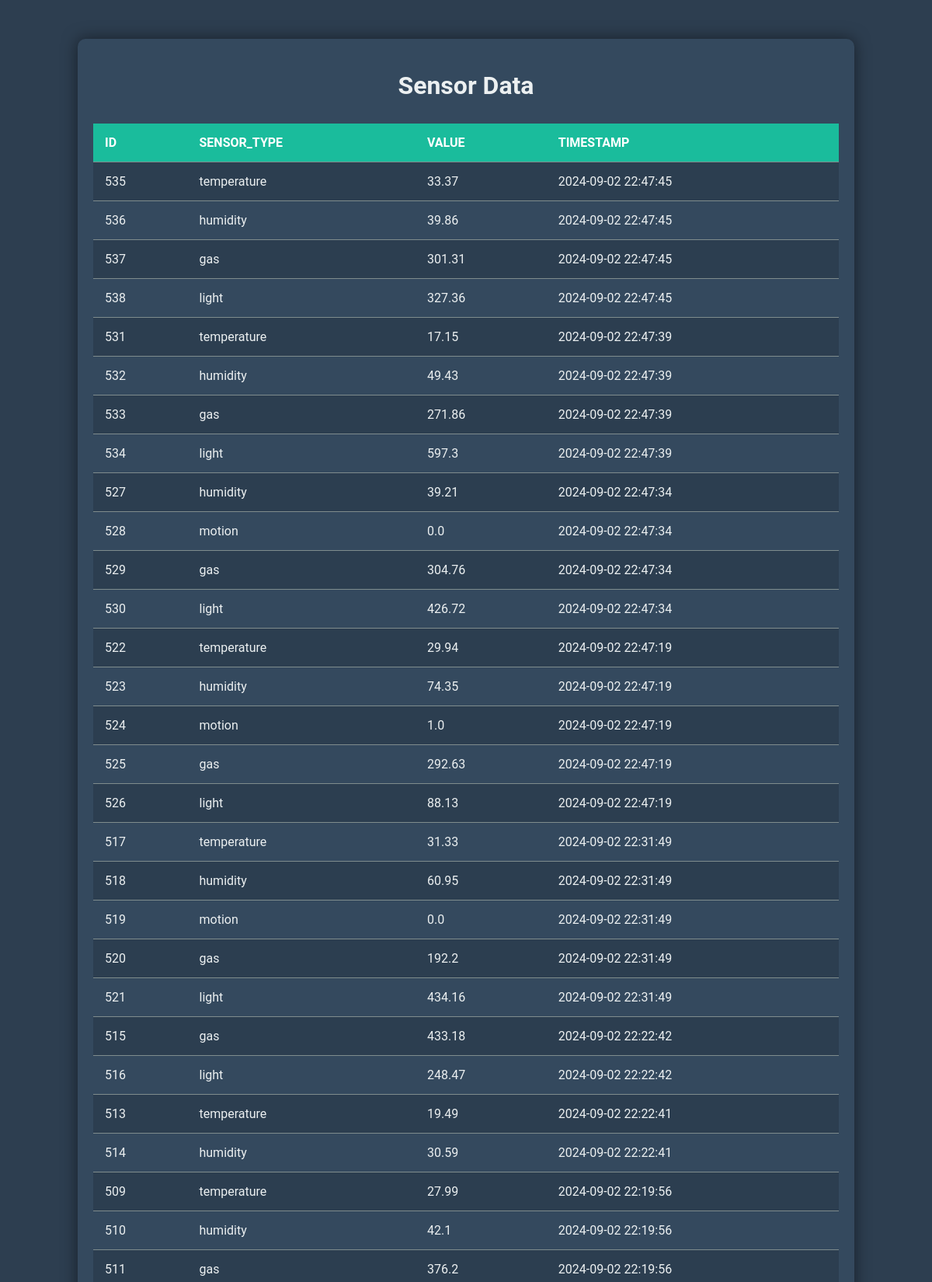
/sensor_data (upper part), run on the app's committed database.
### tables this page shows
CREATE TABLE sensor_data (
            id INTEGER PRIMARY KEY AUTOINCREMENT,
            sensor_type TEXT NOT NULL,
            value REAL NOT NULL,
            timestamp TEXT NOT NULL
        );

### app.py (the view)
@app.route('/sensor_data')
def sensor_data():
    data = SensorData.get_all()  # rbtem todos os dados dos sensores
    return render_template('data.html', data=data, title="Sensor Data")

### home_monitoring/database.py (called while the page is built)
def get_db_connection():
    conn = sqlite3.connect('home_monitoring.db')
    conn.row_factory = sqlite3.Row  # Permite acessar colunas por nome
    return conn

### home_monitoring/models.py (called while the page is built)
    @staticmethod
    def get_all():
        conn = get_db_connection()
        cursor = conn.cursor()
        cursor.execute('SELECT * FROM sensor_data ORDER BY timestamp DESC')  # Seleciona todos os dados de sensores
        data = cursor.fetchall()  # Recupera todos os registros
        conn.close()  # Fecha a conexao com o banco de dados
        return data  # Retorna os dados

### templates/data.html (shortened to what this page needs)
<!DOCTYPE html>
<html lang="en">
<head>
    <link rel="stylesheet" href="{{ url_for('static', filename='data_styles.css') }}">
</head>
<body>
    <div class="container">
        <h1>{{ title }}</h1>
        <div class="table-container">
            <table>
                <thead>
                    <tr>
                        {% for column in data[0].keys() %}
                        <th>{{ column }}</th>
                        {% endfor %}
                    </tr>
                </thead>
                <tbody id="data-table">
                    {% for row in data %}
                    <tr>
                        {% for value in row %}
                        <td>{{ value }}</td>
                        {% endfor %}
                    </tr>
                    {% endfor %}
                </tbody>
            </table>
        </div>
    </div>
</body>
</html>

### static/data_styles.css (style rules this page uses)
body { font-family: 'Roboto', sans-serif; background-color: #2d3e50; color: #ecf0f1; margin: 0; padding: 0; }
.container { width: 80%; margin: 50px auto; padding: 20px; background-color: #34495e; border-radius: 10px; box-shadow: 0 0 20px rgba(0, 0, 0, 0.5); }
h1 { text-align: center; margin-bottom: 30px; color: #ecf0f1; }
.table-container { overflow-x: auto; }
table { width: 100%; border-collapse: collapse; margin-bottom: 20px; }
th, td { padding: 15px; text-align: left; border-bottom: 1px solid #7f8c8d; }
th { background-color: #1abc9c; color: white; font-weight: bold; text-transform: uppercase; }
tr:nth-child(odd) td { background-color: #2c3e50; }
tr:nth-child(even) td { background-color: #34495e; }
td { color: #ecf0f1; transition: background-color 0.3s ease; }

### data on the page
sensor_data: id "535", sensor_type "temperature", value "33.37", timestamp "2024-09-02 22:47:45"
sensor_data: id "536", sensor_type "humidity", value "39.86", timestamp "2024-09-02 22:47:45"
sensor_data: id "537", sensor_type "gas", value "301.31", timestamp "2024-09-02 22:47:45"
sensor_data: id "538", sensor_type "light", value "327.36", timestamp "2024-09-02 22:47:45"
sensor_data: id "531", sensor_type "temperature", value "17.15", timestamp "2024-09-02 22:47:39"
sensor_data: id "532", sensor_type "humidity", value "49.43", timestamp "2024-09-02 22:47:39"
sensor_data: id "533", sensor_type "gas", value "271.86", timestamp "2024-09-02 22:47:39"
sensor_data: id "534", sensor_type "light", value "597.3", timestamp "2024-09-02 22:47:39"
sensor_data: id "527", sensor_type "humidity", value "39.21", timestamp "2024-09-02 22:47:34"
sensor_data: id "528", sensor_type "motion", value "0.0", timestamp "2024-09-02 22:47:34"
sensor_data: id "529", sensor_type "gas", value "304.76", timestamp "2024-09-02 22:47:34"
sensor_data: id "530", sensor_type "light", value "426.72", timestamp "2024-09-02 22:47:34"
sensor_data: id "522", sensor_type "temperature", value "29.94", timestamp "2024-09-02 22:47:19"
sensor_data: id "523", sensor_type "humidity", value "74.35", timestamp "2024-09-02 22:47:19"
sensor_data: id "524", sensor_type "motion", value "1.0", timestamp "2024-09-02 22:47:19"
sensor_data: id "525", sensor_type "gas", value "292.63", timestamp "2024-09-02 22:47:19"
sensor_data: id "526", sensor_type "light", value "88.13", timestamp "2024-09-02 22:47:19"
sensor_data: id "517", sensor_type "temperature", value "31.33", timestamp "2024-09-02 22:31:49"
sensor_data: id "518", sensor_type "humidity", value "60.95", timestamp "2024-09-02 22:31:49"
sensor_data: id "519", sensor_type "motion", value "0.0", timestamp "2024-09-02 22:31:49"
sensor_data: id "520", sensor_type "gas", value "192.2", timestamp "2024-09-02 22:31:49"
sensor_data: id "521", sensor_type "light", value "434.16", timestamp "2024-09-02 22:31:49"
sensor_data: id "515", sensor_type "gas", value "433.18", timestamp "2024-09-02 22:22:42"
sensor_data: id "516", sensor_type "light", value "248.47", timestamp "2024-09-02 22:22:42"
sensor_data: id "513", sensor_type "temperature", value "19.49", timestamp "2024-09-02 22:22:41"
sensor_data: id "514", sensor_type "humidity", value "30.59", timestamp "2024-09-02 22:22:41"
sensor_data: id "509", sensor_type "temperature", value "27.99", timestamp "2024-09-02 22:19:56"
sensor_data: id "510", sensor_type "humidity", value "42.1", timestamp "2024-09-02 22:19:56"
sensor_data: id "511", sensor_type "gas", value "376.2", timestamp "2024-09-02 22:19:56"

### other printed values
{{ title }} "Sensor Data"
{{ column }} "ID" "SENSOR_TYPE" "VALUE" "TIMESTAMP"
